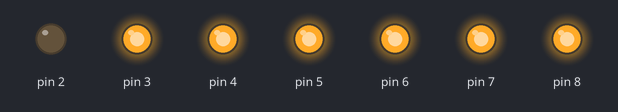
The sketch below on a simulated Arduino Uno, built with avr-gcc and run on an emulated ATmega328P. Parts: output pins drawn as LEDs (lit = HIGH).

Above: at 0.5 s.
At 2.5 s:
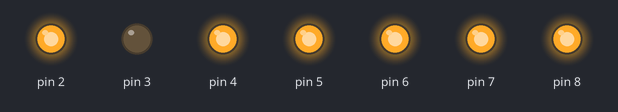
At 4.5 s:
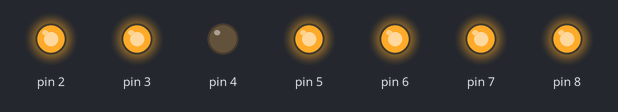
At 8.5 s:
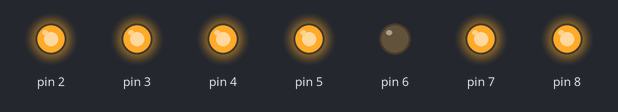
At 12.5 s:
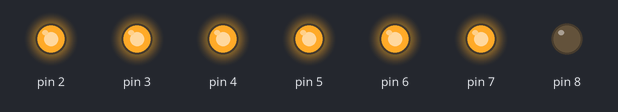
At 17.5 s:
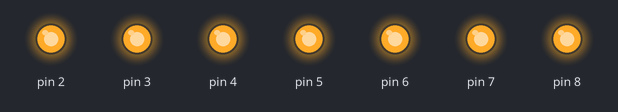
Timing chart, 0 to 18.2 s (numbered marks = the images above):
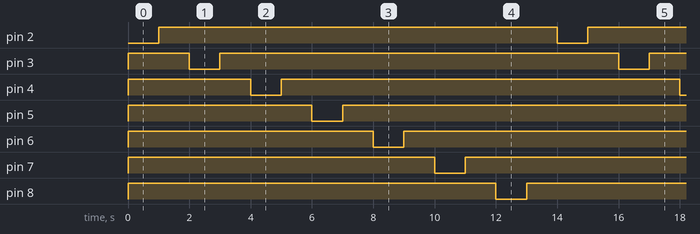

Measured:
- by itself, pin 2–8: alternates HIGH for 13.0 s and LOW for 1.0 s
- by itself, everything shown: repeats every 14.0 s, in 14 steps

The sketch:

7segment-led-blinking.ino
```cpp
void setup() {
  for (int i = 2; i < 9; i++) {
    pinMode(i, OUTPUT);
    digitalWrite(i, HIGH);
  }
}

void loop() {
  for (int i = 2; i < 9; i++) {
    digitalWrite(i, LOW);
    delay(1000);
    digitalWrite(i, HIGH);
    delay(1000);
  }
}
```
